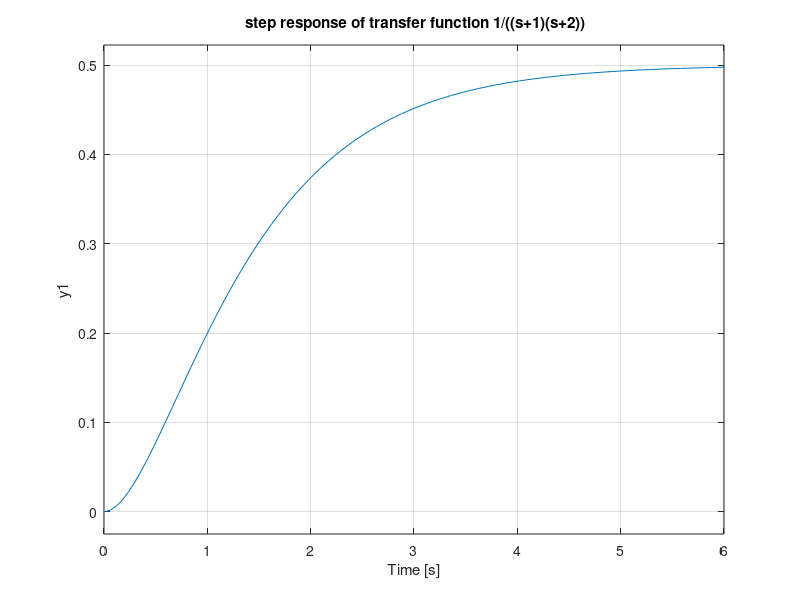
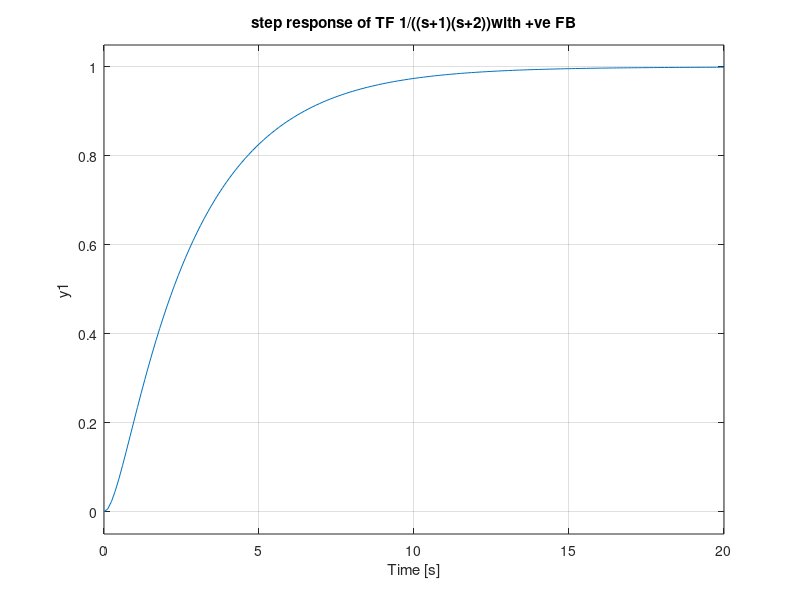
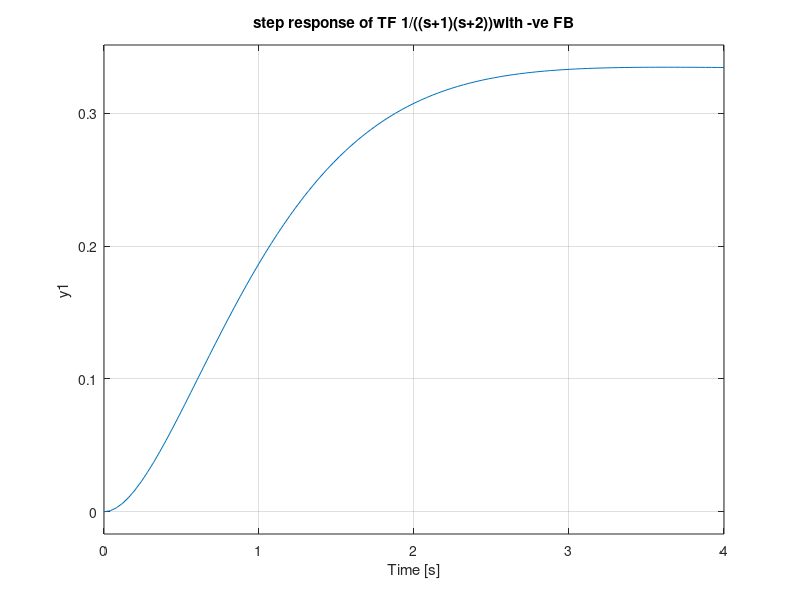
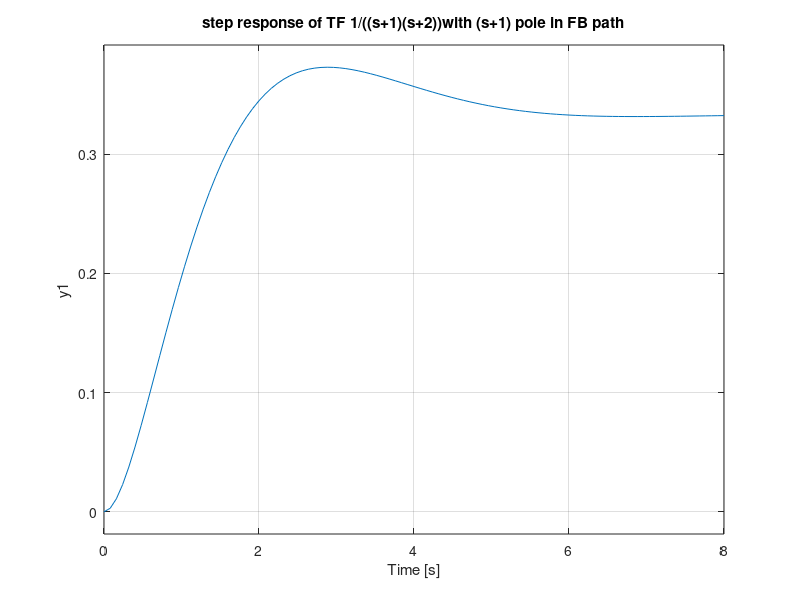

Write the MATLAB code that produced these figures, in order.
%% Step response of Transfer function 1/((s+1)(s+2))
clear;
clc;
a = 1;
b = [1 3 2];
c = tf(a,b);
figure(1)
step(c);
title(' step response of transfer function 1/((s+1)(s+2))')
%% Step response of c with unity positive feedback
d = feedback(c,1,1);
figure(2)
step(d);
title(' step response of TF 1/((s+1)(s+2))with +ve FB ')
%% Step response of c with unity negative feedback
d1 = feedback(c,1);
figure(3)
step(d1)
title(' step response of TF 1/((s+1)(s+2))with -ve FB ')
%% step response of c with s+1 pole in feedback path
h1 = tf(1,[1 1]);
d2 = feedback(c,h1);
figure(4)
step(d2)
title('step response of TF 1/((s+1)(s+2))with (s+1) pole in FB path')
%% step response of c with s+1 zero in feedback path
h2 = tf([1 1],1);
d3 = feedback(c,h2);
figure(5)
step(d3)
title('step response of TF 1/((s+1)(s+2))with (s+1) zero in FB path')
%% Step response of Transfer function 1/((s-1)(s+2))
a1 = 1;
b1 = [1 1 -2];
c1 = tf(a1,b1);
figure(6)
step(c1);
title(' step response of transfer function 1/((s-1)(s+2))')
%% Step response of c1 with unity positive feedback
k = feedback(c1,1,1);
figure(7)
step(k);
title(' step response of TF 1/((s-1)(s+2))with +ve FB ')
%% Step response of c1 with unity negative feedback
k1 = feedback(c1,1);
figure(8)
step(k1);
title(' step response of TF 1/((s-1)(s+2))with -ve FB ')
%% step response of c1 with s+1 pole in feedback path
h1 = tf(1,[1 1]);
k2 = feedback(c1,h1);
figure(9)
step(k2)
title('step response of TF 1/((s-1)(s+2)) with (s+1) pole in FB path')
%% step response of c1 with s+1 zero in feedback path
h2 = tf([1 1],1);
k3 = feedback(c1,h2);
figure(10)
step(k3)
title('step response of TF 1/((s-1)(s+2)) with (s+1) zero in FB path')
%% Step response of Transfer function 1/(10s)
a2 = 1;
b2 = [10 0];
c2 = tf(a2,b2);
figure(11)
step(c2);
title(' step response of transfer function 1/(10s)')
%% Step response of c2 with unity positive feedback
v = feedback(c2,1,1);
figure(12)
step(v);
title(' step response of TF 1/(10s) with +ve FB ')
%% Step response of c2 with unity negative feedback
v1 = feedback(c2,1);
figure(13)
step(v1);
title(' step response of TF 1/(10s) with -ve FB ')
%% step response of c2 with s+1 pole in feedback path
h1 = tf(1,[1 1]);
v2 = feedback(c2,h1);
figure(14)
step(v2)
title('step response of TF 1/(10s)with (s+1) pole in FB path')
%% step response of c with s+1 zero in feedback path
h2 = tf([1 1],1);
v3 = feedback(c2,h2);
figure(15)
step(v3)
title('step response of TF 1/(10s)with (s+1) zero in FB path')
